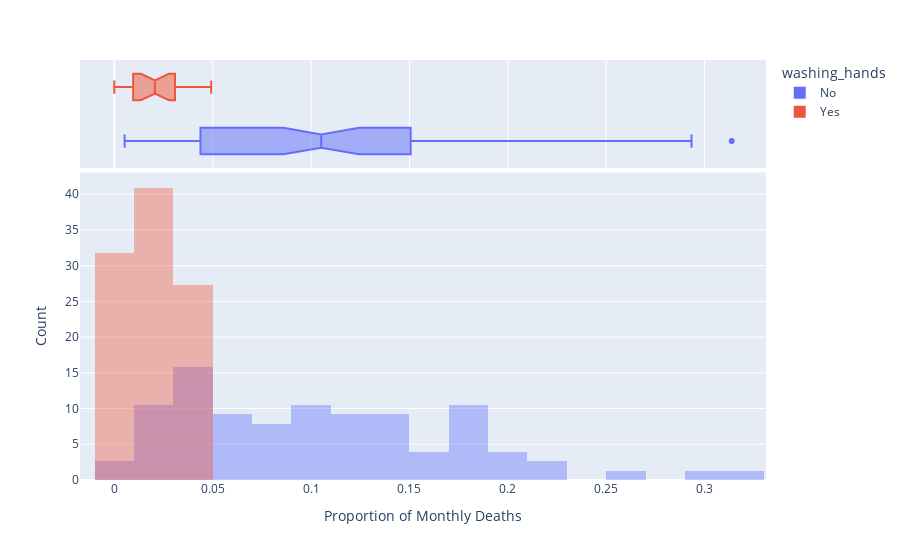

Here is the notebook cell this chart was saved with:
### Markdown cell above
### Use Histograms to Visualise the Monthly Distribution of Outcomes

**Challenge**: Create a [plotly histogram](https://plotly.com/python/histograms/) to show the monthly percentage of deaths. 

* Use docs to check out the available parameters. Use the [`color` parameter](https://plotly.github.io/plotly.py-docs/generated/plotly.express.histogram.html) to display two overlapping histograms.
* The time period of handwashing is shorter than not handwashing. Change `histnorm` to `percent` to make the time periods comparable. 
* Make the histograms slighlty transparent
* Experiment with the number of bins on the histogram. Which number work well in communicating the range of outcomes?
* Just for fun, display your box plot on the top of the histogram using the `marginal` parameter.

### Code cell
plt.figure(figsize=(14, 6))
hist = px.histogram(
    df_monthly, x='pct_deaths',
    color='washing_hands',
    nbins=30,
    histnorm='percent',
    marginal='box',
    barmode='overlay',
    opacity=.4
    )
hist.update_layout(
    xaxis_title='Proportion of Monthly Deaths',
    yaxis_title='Count'
)
hist.show()

### Figure 1 — Plotly figure (JSON) as saved in the notebook; plotly's stock layout.template omitted (floating-point values rounded to 4 significant figures)
{"data": [{"alignmentgroup": "True", "bingroup": "x", "histnorm": "percent", "hovertemplate": "washing_hands=No<br>pct_deaths=%{x}<br>percent=%{y}<extra></extra>", "legendgroup": "No", "marker": {"color": "#636efa", "opacity": 0.4, "pattern": {"shape": ""}}, "name": "No", "nbinsx": 30, "offsetgroup": "No", "orientation": "v", "showlegend": true, "type": "histogram", "x": [0.1457, 0.07531, 0.04332, 0.01569, 0.007843, 0.05, 0.08421, 0.01351, 0.01878, 0.1102, 0.2255, 0.2085, 0.1222, 0.1023, 0.1074, 0.03226, 0.06593, 0.2078, 0.2546, 0.1839, 0.2934, 0.2297, 0.3138, 0.1912, 0.1597, 0.1241, 0.1193, 0.06098, 0.04082, 0.005236, 0.01554, 0.02262, 0.176, 0.07143, 0.08051, 0.1516, 0.1128, 0.1703, 0.1731, 0.05833, 0.02679, 0.04369, 0.0632, 0.01224, 0.03226, 0.1102, 0.1055, 0.07591, 0.04745, 0.04452, 0.04231, 0.04392, 0.07143, 0.06122, 0.03586, 0.1055, 0.1484, 0.1094, 0.1049, 0.1339, 0.1809, 0.1543, 0.1897, 0.1344, 0.1015, 0.131, 0.1806, 0.1439, 0.1496, 0.1077, 0.05369, 0.03215, 0.01923, 0.03607, 0.1827, 0.1224], "xaxis": "x", "yaxis": "y"}, {"alignmentgroup": "True", "hovertemplate": "washing_hands=No<br>pct_deaths=%{x}<extra></extra>", "legendgroup": "No", "marker": {"color": "#636efa"}, "name": "No", "notched": true, "offsetgroup": "No", "showlegend": false, "type": "box", "x": [0.1457, 0.07531, 0.04332, 0.01569, 0.007843, 0.05, 0.08421, 0.01351, 0.01878, 0.1102, 0.2255, 0.2085, 0.1222, 0.1023, 0.1074, 0.03226, 0.06593, 0.2078, 0.2546, 0.1839, 0.2934, 0.2297, 0.3138, 0.1912, 0.1597, 0.1241, 0.1193, 0.06098, 0.04082, 0.005236, 0.01554, 0.02262, 0.176, 0.07143, 0.08051, 0.1516, 0.1128, 0.1703, 0.1731, 0.05833, 0.02679, 0.04369, 0.0632, 0.01224, 0.03226, 0.1102, 0.1055, 0.07591, 0.04745, 0.04452, 0.04231, 0.04392, 0.07143, 0.06122, 0.03586, 0.1055, 0.1484, 0.1094, 0.1049, 0.1339, 0.1809, 0.1543, 0.1897, 0.1344, 0.1015, 0.131, 0.1806, 0.1439, 0.1496, 0.1077, 0.05369, 0.03215, 0.01923, 0.03607, 0.1827, 0.1224], "xaxis": "x2", "yaxis": "y2"}, {"alignmentgroup": "True", "bingroup": "x", "histnorm": "percent", "hovertemplate": "washing_hands=Yes<br>pct_deaths=%{x}<br>percent=%{y}<extra></extra>", "legendgroup": "Yes", "marker": {"color": "#EF553B", "opacity": 0.4, "pattern": {"shape": ""}}, "name": "Yes", "nbinsx": 30, "offsetgroup": "Yes", "orientation": "v", "showlegend": true, "type": "histogram", "x": [0.02239, 0.012, 0.01894, 0.0458, 0.03957, 0.04472, 0.0293, 0.03534, 0.006873, 0, 0.006557, 0.009585, 0.01136, 0.003717, 0, 0.009615, 0.02341, 0.02903, 0.0134, 0.02233, 0.03085, 0.04926], "xaxis": "x", "yaxis": "y"}, {"alignmentgroup": "True", "hovertemplate": "washing_hands=Yes<br>pct_deaths=%{x}<extra></extra>", "legendgroup": "Yes", "marker": {"color": "#EF553B"}, "name": "Yes", "notched": true, "offsetgroup": "Yes", "showlegend": false, "type": "box", "x": [0.02239, 0.012, 0.01894, 0.0458, 0.03957, 0.04472, 0.0293, 0.03534, 0.006873, 0, 0.006557, 0.009585, 0.01136, 0.003717, 0, 0.009615, 0.02341, 0.02903, 0.0134, 0.02233, 0.03085, 0.04926], "xaxis": "x2", "yaxis": "y2"}], "layout": {"barmode": "overlay", "legend": {"title": {"text": "washing_hands"}, "tracegroupgap": 0}, "margin": {"t": 60}, "xaxis": {"anchor": "y", "domain": [0, 1], "title": {"text": "Proportion of Monthly Deaths"}}, "xaxis2": {"anchor": "y2", "domain": [0, 1], "matches": "x", "showgrid": true, "showticklabels": false}, "yaxis": {"anchor": "x", "domain": [0, 0.7326], "title": {"text": "Count"}}, "yaxis2": {"anchor": "x2", "domain": [0.7426, 1], "matches": "y2", "showgrid": false, "showline": false, "showticklabels": false, "ticks": ""}}}
